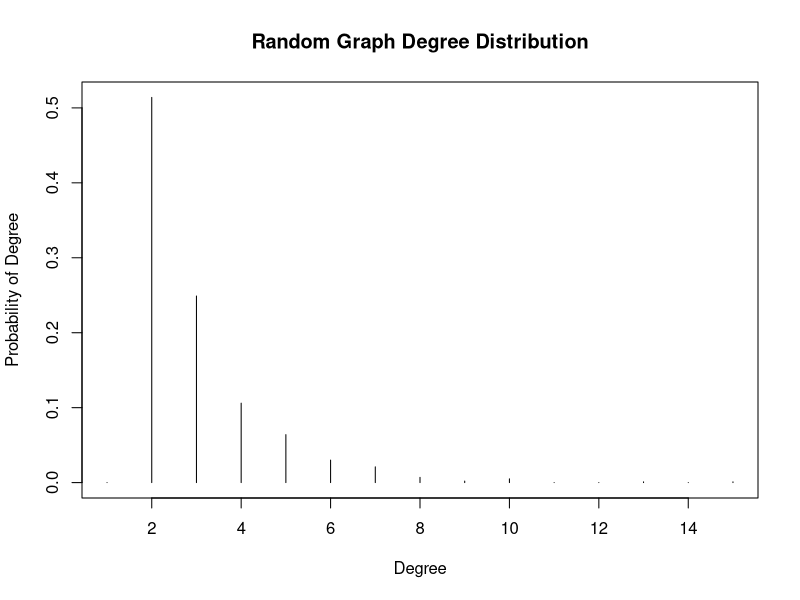

Write the R code that produced this figure.
library("igraph")

#a)
g_r <- aging.prefatt.game(1000,pa.exp = 1, aging.exp = -1, aging.bin = 1000, directed = FALSE)
g_r_d <- degree_distribution(g_r)
plot(1:length(g_r_d), g_r_d, "h", main="Random Graph Degree Distribution", xlab = "Degree", ylab = "Probability of Degree")

#b)
fc <- fastgreedy.community(g_r)
modularity(g_r, membership(fc))
